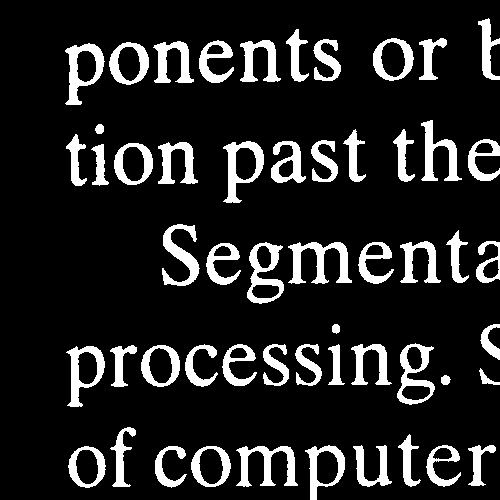
%> input picture hw7/code/char.tif, 500 x 500 px
$ octave hw7_2.m   (GNU Octave 9; MATLAB toolbox functions it lacks are replaced by stand-ins)
%> lines starting %> are read from the running program, lines starting %| are printed output that depends on the picture; in (x1, y1, x2, y2) boxes, pixels count from 0 and x2, y2 are one past the last pixel; in counts of white or black regions, pixels touching at a corner belong together; the program's own positions count from 1
%% hw7_2

clc; close all; clear;
im = imread('char.tif');
%> im: size 500x500 logical; 13.5% white; 54 white regions, largest, box (x1, y1, x2, y2) and area: (288, 242, 352, 284) 1208, (236, 446, 298, 487) 1086, (65, 43, 105, 105) 1016

%% a : extracting the characters that contain long vertical strokes

line = strel('line',50,90);
Marker = imerode(im,line);
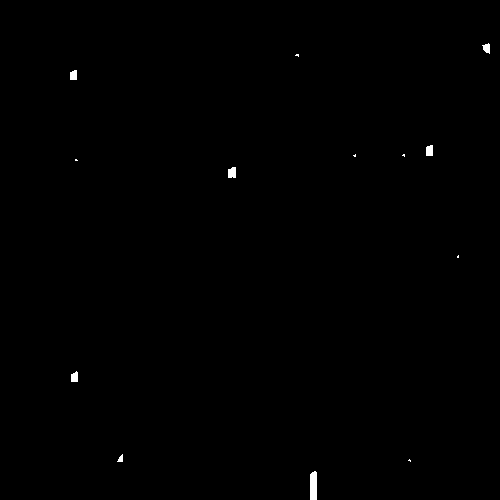
%> Marker: size 500x500 logical; 0.24% white; 13 white regions (6 under 20 px), largest, box (x1, y1, x2, y2) and area: (310, 471, 317, 500) 195, (228, 167, 236, 178) 80, (426, 145, 433, 156) 72
Long_Vert = imreconstruct(Marker,im);
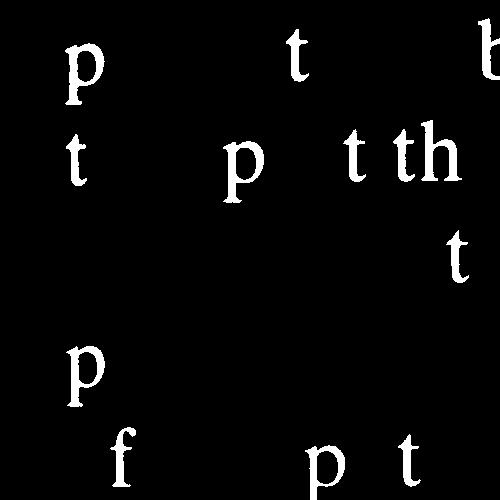
%> Long_Vert: size 500x500 logical; 3.5% white; 13 white regions, largest, box (x1, y1, x2, y2) and area: (65, 43, 105, 105) 1016, (223, 141, 264, 203) 998, (421, 120, 462, 181) 968
subplot(121), imshow(im,[]), title('original');
subplot(122), imshow(Long_Vert,[]), title('extracted characters with long strokes');

%% b : Clean the border of the image

BorderMarker = im2bw(zeros(size(im)));
BorderMarker(:,end) = im(:,end);
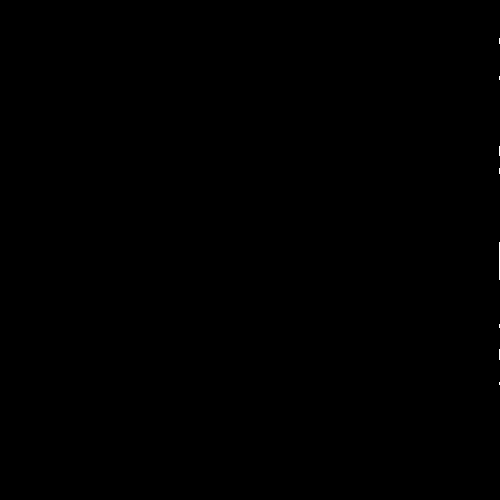
%> BorderMarker: size 500x500 logical; 0.03% white in thin lines or dots, all inside (x1, y1, x2, y2) = (499, 38, 500, 385)
BorderMarker(end,:) = im(end,:);
%> BorderMarker: size 500x500 logical; 0.04% white in thin lines or dots, all inside (x1, y1, x2, y2) = (310, 38, 500, 500)
Border = imreconstruct(BorderMarker,im);
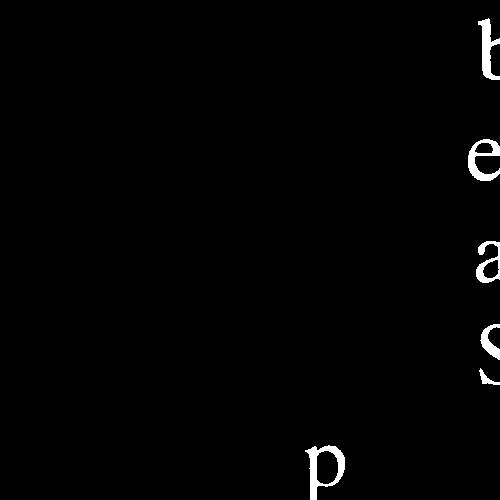
%> Border: size 500x500 logical; 1.2% white; 6 white regions, box (x1, y1, x2, y2) and area: (305, 445, 345, 500) 789, (478, 18, 500, 80) 611, (468, 139, 500, 181) 603, (476, 241, 500, 283) 436, (480, 324, 500, 360) 333, (479, 368, 500, 385) 123
cleared_border = im2bw(im - Border);
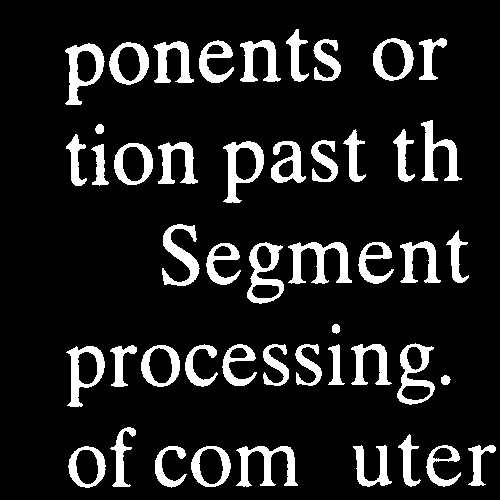
%> cleared_border: size 500x500 logical; 12.3% white; 48 white regions, largest, box (x1, y1, x2, y2) and area: (288, 242, 352, 284) 1208, (236, 446, 298, 487) 1086, (65, 43, 105, 105) 1016

figure;
subplot(131);imshow(BorderMarker,[]);title('BorderMarker');
subplot(132);imshow(Border,[]);title('Only Borders');
subplot(133);imshow(cleared_border,[]);title('Image Without Borders');

%% c : fill the holes
disk = strel('disk',1);
B = strel('square',3);
complemant_im = 1-im;
Marker = zeros(size(im));
Marker(:,end) =   1-im(:,end);
Marker(end,:) =   1-im(end,:);
Marker(1,:)   =   1-im(1,:);
Marker(:,1)   =   1-im(:,1);
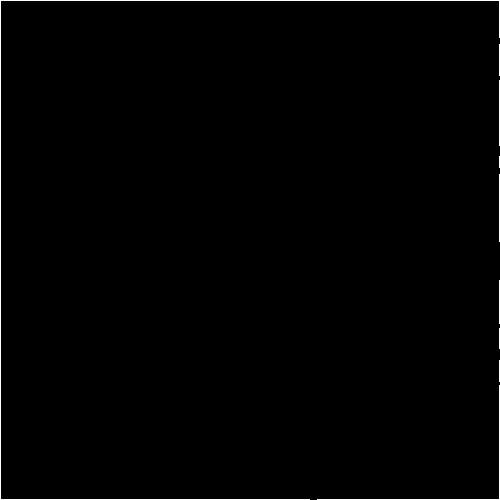
%> Marker: size 500x500 double; values 0 (black) and 1 (white), 0.76% white in thin lines or dots

holes = imreconstruct(Marker,complemant_im);
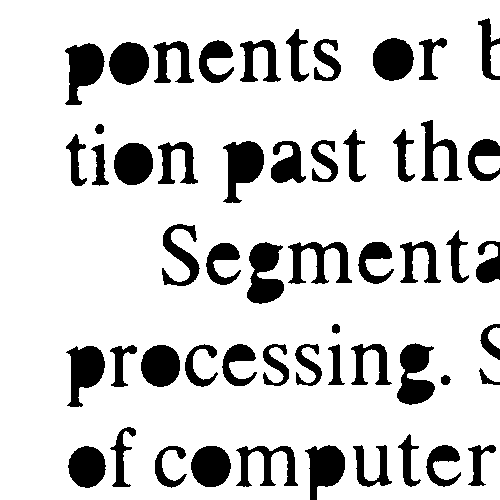
%> holes: size 500x500 double; values 0 (black) and 1 (white), 83.2% white; 54 black regions, largest, box (x1, y1, x2, y2) and area: (223, 141, 264, 203) 1542, (247, 242, 284, 304) 1525, (397, 343, 435, 405) 1513
Filled_Image = 1-holes;

figure;
subplot(221);imshow(im,[]);title('Original Image');
subplot(222);imshow(complemant_im,[]);title('Complement Image');
subplot(223);imshow(Marker,[]);title('Marker Image');
subplot(224);imshow(Filled_Image,[]);title('Filled Image');

$ run again, with hw7/code/shapes.tif copied over hw7/code/char.tif
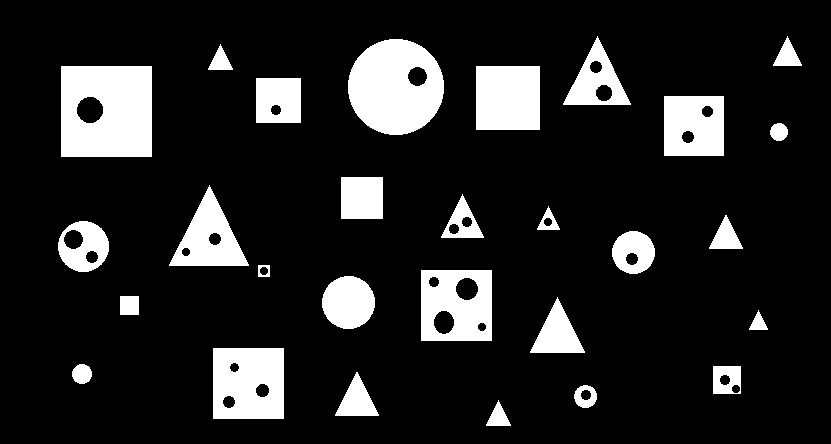
%> input picture hw7/code/shapes.tif, 831 x 444 px
%> im: size 444x831 logical; 14.3% white; 28 white regions, largest, box (x1, y1, x2, y2) and area: (61, 66, 152, 157) 7751, (348, 39, 444, 135) 6957, (213, 348, 284, 419) 4733
%> BorderMarker: size 444x831 logical; every value is 0
%> `Marker(:,1)   =   1-im(:,1);`:
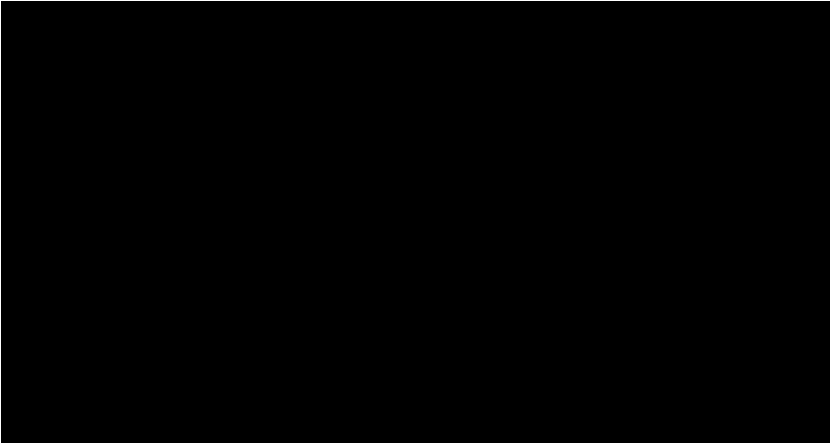
%> Marker: size 444x831 double; values 0 (black) and 1 (white), 0.69% white in thin lines or dots
%> `holes = imreconstruct(Marker,complemant_im);`:
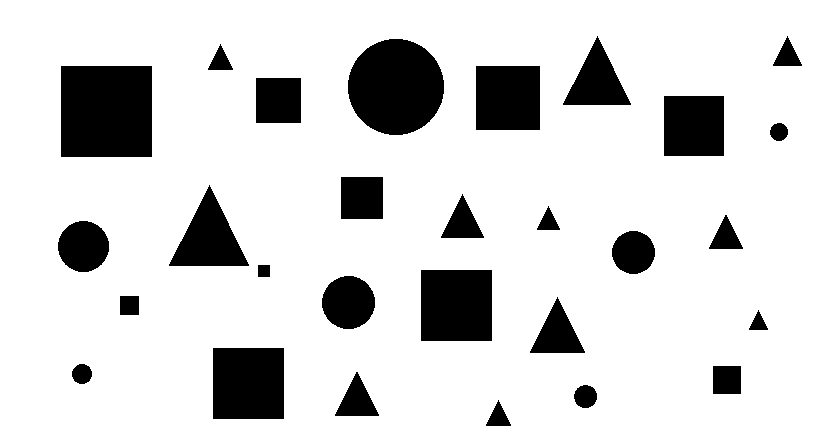
%> holes: size 444x831 double; values 0 (black) and 1 (white), 84.7% white; 28 black regions, largest, box (x1, y1, x2, y2) and area: (61, 66, 152, 157) 8281, (348, 39, 444, 135) 7234, (421, 270, 492, 341) 5041
